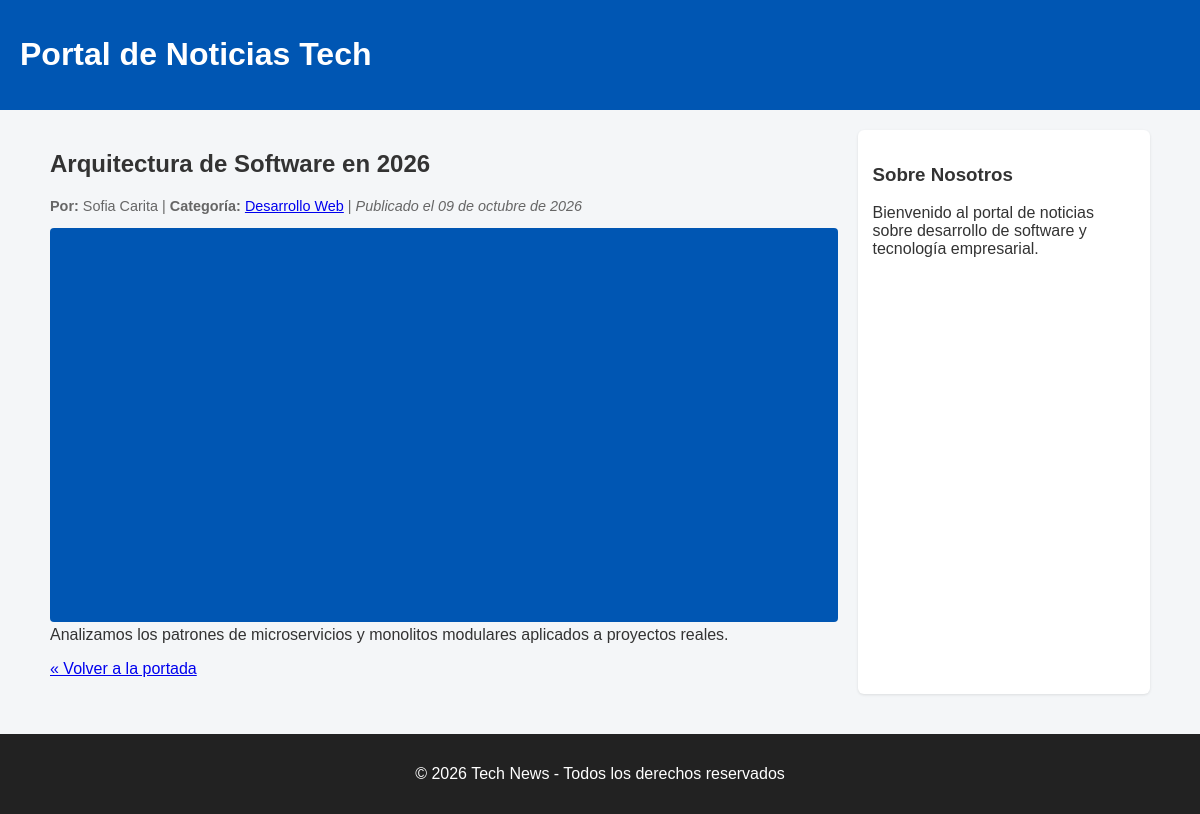
Page /article/arquitectura-software-2026/ on the committed database.
### news/models.py (models this page shows, shortened)
class Article(models.Model):
    title = models.CharField(max_length=200)
    slug = models.SlugField(unique=True)
    content = models.TextField()
    summary = models.TextField(max_length=500)
    featured_image = models.ImageField(upload_to='articles/')
    published_date = models.DateTimeField(auto_now_add=True)
    category = models.ForeignKey(Category, on_delete=models.CASCADE, related_name='articles')
    author = models.ForeignKey(Author, on_delete=models.CASCADE, related_name='articles')

class Author(models.Model):
    name = models.CharField(max_length=100)
    email = models.EmailField()
    bio = models.TextField(blank=True, null=True)

class Category(models.Model):
    name = models.CharField(max_length=100)
    slug = models.SlugField(unique=True)
    class Meta:
        verbose_name_plural = "Categories"

### news/views.py (the view)
# urls.py: path('article/<slug:slug>/', views.article_detail, name='article_detail'),
def article_detail(request, slug):
    article = get_object_or_404(Article, slug=slug)
    return render(request, 'news/article_detail.html', {'article': article})

### templates/news/article_detail.html (shortened to what this page needs)
{% extends "base.html" %}
{% block content %}
    <article class="article-detail">
        <h1>{{ article.title }}</h1>
        <p class="article-meta">
            <strong>Por:</strong> {{ article.author.name }} |
            <strong>Categoría:</strong>
            <a href="{% url 'news:category_articles' article.category.slug %}">{{ article.category.name }}</a> |
            <em>Publicado el {{ article.published_date|date:"d \d\e F \d\e Y" }}</em>
        </p>
        {% if article.featured_image %}
            <img src="{{ article.featured_image.url }}" alt="{{ article.title }}" class="detail-image">
        {% endif %}
        <div class="article-content">
            {{ article.content }}
        </div>
    </article>
    <p><a href="{% url 'news:home' %}">&laquo; Volver a la portada</a></p>
{% endblock %}

### static/css/styles.css (style rules this page uses)
body { font-family: Arial, sans-serif; margin: 0; padding: 0; background-color: #f4f6f8; color: #333; }
.card-image, .detail-image { max-width: 100%; height: auto; border-radius: 4px; }
.card-meta, .article-meta { font-size: 0.9em; color: #666; }

### rows in the picture
Article: title "Arquitectura de Software en 2026", author.name "Sofia Carita", category.name "Desarrollo Web", published_date "09 de octubre de 2026", featured_image (picture), content "Analizamos los patrones de microservicios y monolitos modulares aplicados a proyectos reales."
